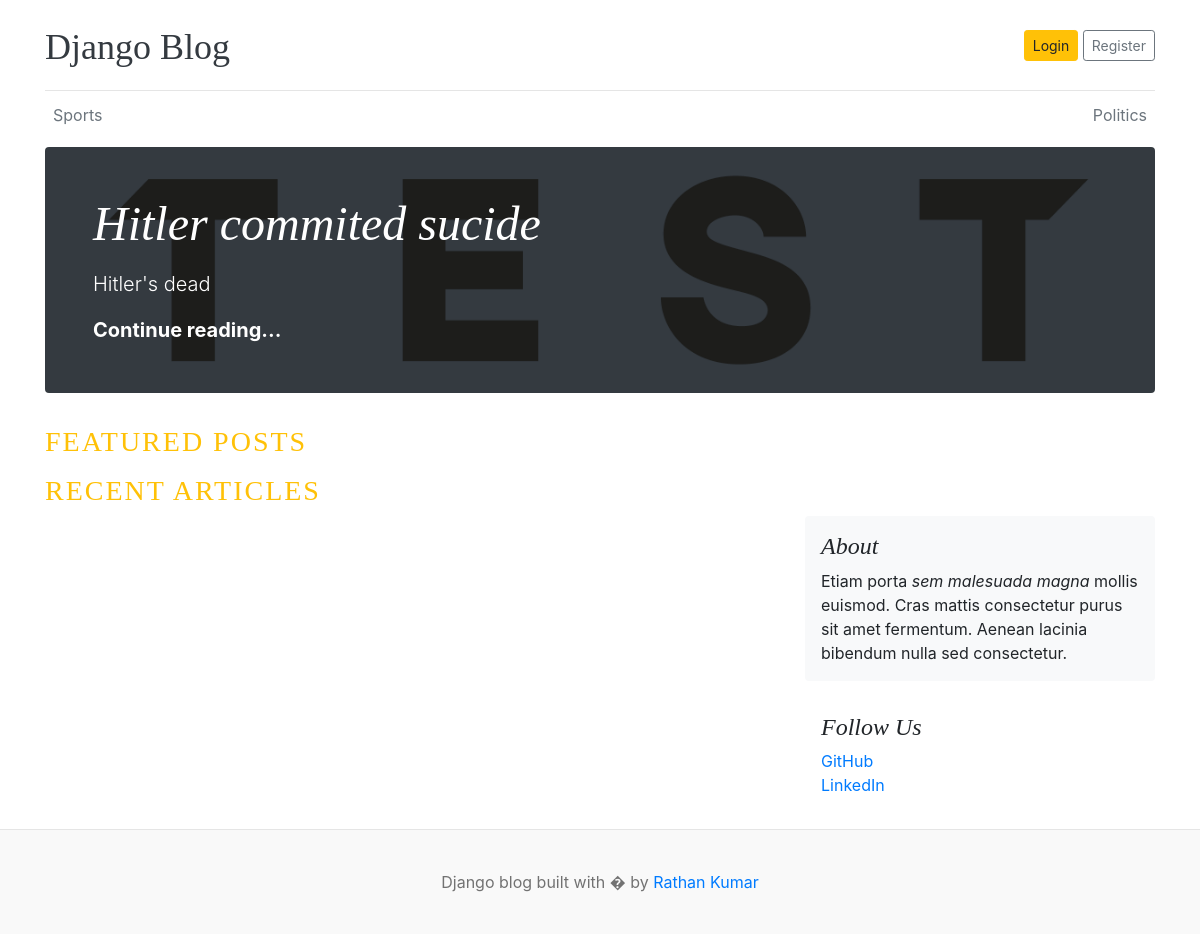
/, run on an earlier commit of the app's database.
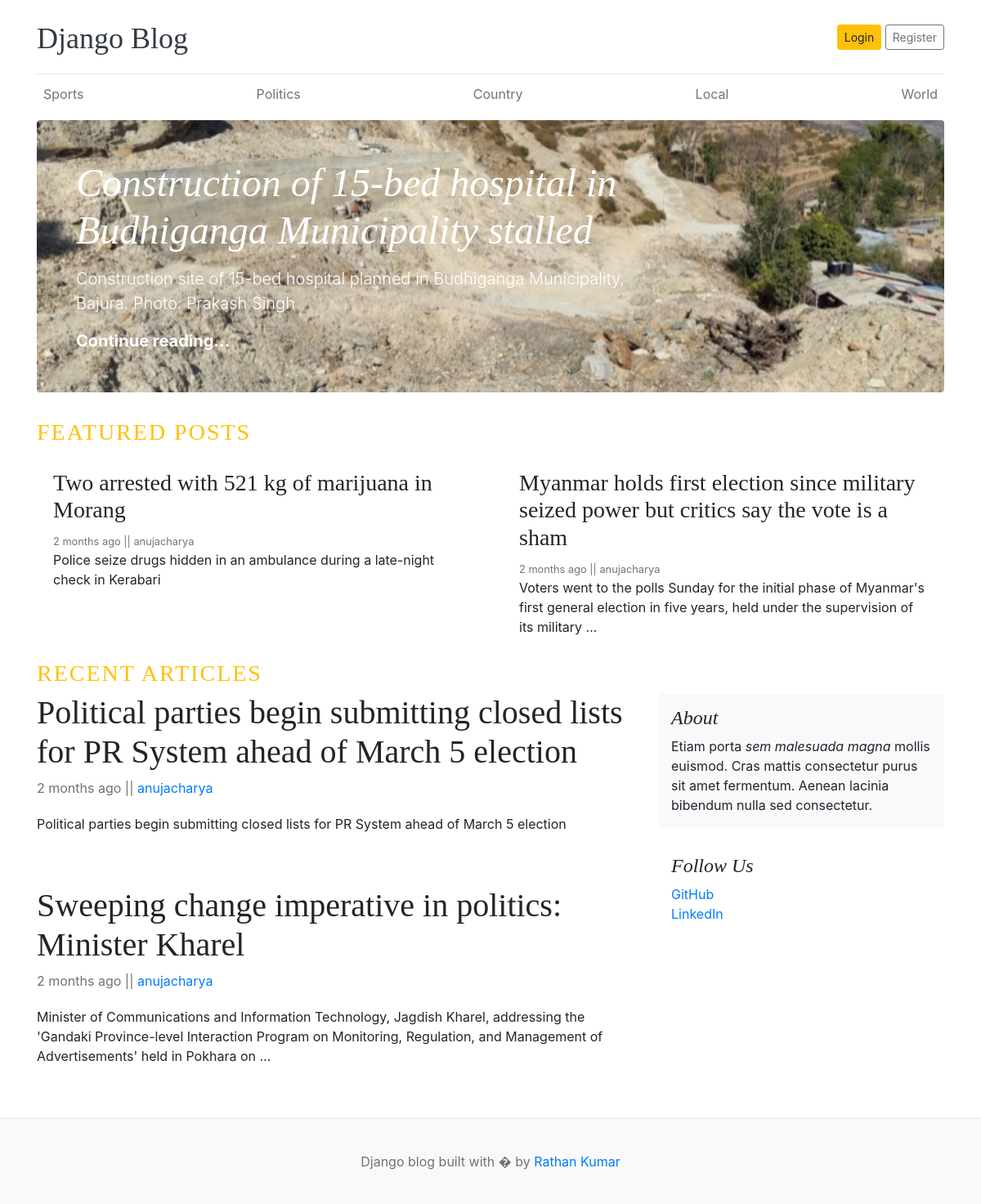
And on a later commit of the database.
### blogs/models.py (models this page shows, shortened)
class Category(models.Model):
    category_name = models.CharField(max_length=100, unique=True)
    created_at = models.DateTimeField(auto_now_add=True)
    updated_at = models.DateTimeField(auto_now=True)
    class Meta:
        verbose_name_plural = 'categories'

class Blog(models.Model):
     title = models.CharField(max_length=100)
     slug = models.SlugField(max_length=150, unique=True, blank=True)
     category = models.ForeignKey(Category, on_delete=models.CASCADE)
     author = models.ForeignKey(User, on_delete=models.CASCADE)
     featured_image = models.ImageField(upload_to='uploads/%Y/%M/%d')
     short_description = models.TextField(max_length=500)
     blog_body = models.TextField(max_length=3000)
     status= models.CharField(max_length=100, choices=STATUS_CHOICES , default="Draft")
     is_featured = models.BooleanField(default=False)
     created_at = models.DateTimeField(auto_now_add=True)
     updated_at = models.DateTimeField(auto_now=True)

### blog_main/views.py (the view)
# urls.py: 2. Add a URL to urlpatterns:  path('', views.home, name='home')
def home(request):
    categories = Category.objects.all()
    featured_post = Blog.objects.filter(is_featured = True, status = 'Published').order_by('-updated_at')
    post = Blog.objects.filter(is_featured = False, status = 'Published').order_by('-updated_at')
    contex = {
        'categories':categories,
        'featured_posts': featured_post,
        'posts': post,
    }
    return render(request, 'home.html', contex)

### templates/home.html (shortened to what this page needs)
{% load static %}
<!DOCTYPE html>
<html lang="en">
<head>
    <link href="https://getbootstrap.com/docs/4.0/dist/css/bootstrap.min.css" rel="stylesheet">
    <link href="{% static 'css/blog.css' %}" rel="stylesheet">
  </head>
<body>
    <div class="container">
      <header class="blog-header py-3">
        <div class="row flex-nowrap justify-content-between align-items-center">
          <div class="col-8 pt-1">
            <a class="blog-header-logo text-dark" href="/">Django Blog</a>
          </div>
          <div class="col-4 d-flex justify-content-end align-items-center">
            <a class="btn btn-sm btn-warning" href="#">Login</a> &nbsp;
            <a class="btn btn-sm btn-outline-secondary" href="#">Register</a>
          </div>
        </div>
      </header>
      <div class="nav-scroller py-1 mb-2">
        <nav class="nav d-flex justify-content-between">
          {% for i in categories %}
          <a class="p-2 text-muted" href="#">{{i.category_name}}</a>
          {% endfor %}
        </nav>
      </div>
{% for post in featured_posts %}
{% if forloop.first %}
<div class="jumbotron p-3 p-md-5 text-white rounded bg-dark" style="background-image: url({{ post.featured_image }});
  background-size: cover;
        background-position: center;
        background-repeat: no-repeat;">
    <div class="col-md-8 px-0">
      <h1 class="display-4 font-italic">{{post.title}}</h1>
      <p class="lead my-3">{{post.short_description | truncatewords:25}}</p>
      <p class="lead mb-0"><a href="#" class="text-white font-weight-bold">Continue reading...</a></p>
    </div>
  </div>
  {% endif %}
{% endfor %}
<h3 class="text-uppercase text-warning" style="letter-spacing: 2px;">Featured Posts</h3>
  <div class="row mb-2">
    {% for post in featured_posts %}
    {% if not forloop.first %}
    <div class="col-md-6">
      <div class="card border-0" >
        <div class="card-body">
          <h3>{{post.title}}</h3>
          <small class="mb-1 text-muted">{{post.created_at | timesince}} ago    ||  {{post.author}}</small>
          <p class="card-text">{{post.short_description | truncatewords:25}}</p>
        </div>
      </div>
    </div>
    {% endif %}
       {% endfor %}
  </div>
  <main role="main" class="container p-0">
<h3 class="text-uppercase text-warning" style="letter-spacing: 2px;">Recent Articles</h3>
    <div class="row">
      <div class="col-md-8 blog-main">
{% for post in posts %}
        <div class="blog-post">
          <h2 class="blog-post-title">{{post.title}}</h2>
          <p class="blog-post-meta">{{post.created_at | timesince}} ago    ||   <a href="#">{{post.author}}</a></p>
<p>{{post.short_description| truncatewords:25 }}</p>
        </div>
        {% endfor %}
      </div>
      <aside class="col-md-4 blog-sidebar">
        <div class="p-3 mb-3 bg-light rounded">
          <h4 class="font-italic">About</h4>
          <p class="mb-0">Etiam porta <em>sem malesuada magna</em> mollis euismod. Cras mattis consectetur purus sit amet fermentum. Aenean lacinia bibendum nulla sed consectetur.</p>
        </div>
        <div class="p-3">
          <h4 class="font-italic">Follow Us</h4>
          <ol class="list-unstyled">
            <li><a href="#">GitHub</a></li>
            <li><a href="#">LinkedIn</a></li>
          </ol>
        </div>
      </aside>
    </div>
  </main>
</div>
<footer class="blog-footer">
  <p>Django blog built with � by <a href="#">Rathan Kumar</a></p>
</footer>
</body>
</html>

### static/css/blog.css (style rules this page uses)
.blog-header { border-bottom: 1px solid #e5e5e5; }
.blog-header-logo { font-family: "Playfair Display", Georgia, "Times New Roman", serif; font-size: 2.25rem; }
h1, h2, h3, h4, h5, h6 { font-family: "Playfair Display", Georgia, "Times New Roman", serif; }
.display-4 { font-size: 2.5rem; }
@media (min-width: 768px) { .display-4 { font-size: 3rem; } }
.blog-post { margin-bottom: 4rem; }
.blog-post-title { font-size: 2.5rem; }
.blog-post-meta { margin-bottom: 1.25rem; color: #727272; }
.blog-footer { padding: 2.5rem 0; color: #727272; text-align: center; background-color: #f9f9f9; border-top: .05rem solid #e5e5e5; }
.blog-footer p:last-child { margin-bottom: 0; }

What changed in the data, as far as the page shows it:
removed Blog: featured_image (picture), title "Hitler commited sucide", short_description "Hitler's dead"
added Category: category_name "Country"
added Category: category_name "Local"
added Category: category_name "World"
added Blog: featured_image (picture), title "Construction of 15-bed hospital in Budhiganga Municipality stalled", short_description "Construction site of 15-bed hospital planned in Budhiganga Municipality, Bajura. Photo: Prakash Singh"
added Blog: title "Two arrested with 521 kg of marijuana in Morang", created_at "2 months", author "anujacharya", short_description "Police seize drugs hidden in an ambulance during a late-night check in Kerabari", shown under "FEATURED POSTS"
added Blog: title "Myanmar holds first election since military seized power but critics say the vote is a sham", created_at "2 months", author "anujacharya", short_description "Voters went to the polls Sunday for the initial phase of Myanmar's first general election in five years, held under the supervision of its military …", shown under "FEATURED POSTS"
added Blog: title "Political parties begin submitting closed lists for PR System ahead of March 5 election", created_at "2 months", author "anujacharya", short_description "Political parties begin submitting closed lists for PR System ahead of March 5 election", shown under "RECENT ARTICLES"
added Blog: title "Sweeping change imperative in politics: Minister Kharel", created_at "2 months", author "anujacharya", short_description "Minister of Communications and Information Technology, Jagdish Kharel, addressing the 'Gandaki Province-level Interaction Program on Monitoring, Regulation, and Management of Advertisements' held in Pokhara on …", shown under "RECENT ARTICLES"
